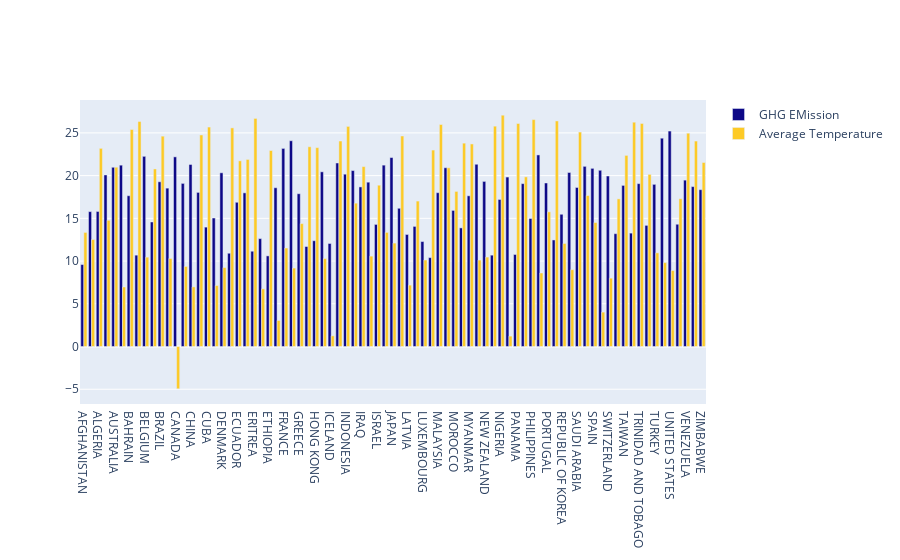

Notebook code for this chart:
### Code cell
fig = go.Figure()
fig.add_trace(go.Bar(
    x=df["Country"],
    y=np.log(df["GHG"]),
    name="GHG EMission",
    marker_color='#0d0887'
))
fig.add_trace(go.Bar(
    x=df["Country"],
    y=df["AverageTemperature"],
    name="Average Temperature",
    marker_color='#fdca26'
))

### Figure 1 — Plotly figure (JSON) as saved in the notebook; plotly's stock layout.template omitted (floating-point values rounded to 4 significant figures)
{"data": [{"marker": {"color": "#0d0887"}, "name": "GHG EMission", "type": "bar", "x": ["AFGHANISTAN", "ALBANIA", "ALGERIA", "ARGENTINA", "AUSTRALIA", "AUSTRIA", "BAHRAIN", "BARBADOS", "BELGIUM", "BOLIVIA", "BRAZIL", "BULGARIA", "CANADA", "CHILE", "CHINA", "COLOMBIA", "CUBA", "DEM. REP. KOREA", "DENMARK", "DOMINICAN REPUBLIC", "ECUADOR", "EGYPT", "ERITREA", "ESTONIA", "ETHIOPIA", "FINLAND", "FRANCE", "GERMANY", "GREECE", "GUATEMALA", "HONG KONG", "HUNGARY", "ICELAND", "INDIA", "INDONESIA", "IRAN", "IRAQ", "IRELAND", "ISRAEL", "ITALY", "JAPAN", "KUWAIT", "LATVIA", "LEBANON", "LUXEMBOURG", "MADAGASCAR", "MALAYSIA", "MEXICO", "MOROCCO", "MOZAMBIQUE", "MYANMAR", "NETHERLANDS", "NEW ZEALAND", "NICARAGUA", "NIGERIA", "NORWAY", "PANAMA", "PERU", "PHILIPPINES", "POLAND", "PORTUGAL", "QATAR", "REPUBLIC OF KOREA", "ROMANIA", "SAUDI ARABIA", "SOUTH AFRICA", "SPAIN", "SWEDEN", "SWITZERLAND", "SYRIA", "TAIWAN", "THAILAND", "TRINIDAD AND TOBAGO", "TUNISIA", "TURKEY", "UNITED KINGDOM", "UNITED STATES", "URUGUAY", "VENEZUELA", "VIETNAM", "ZIMBABWE"], "y": [9.593, 15.78, 15.8, 20.08, 20.97, 21.22, 17.65, 10.69, 22.25, 14.57, 19.28, 18.53, 22.19, 19.09, 21.31, 18.03, 13.97, 15.04, 20.33, 10.91, 16.88, 17.98, 11.15, 12.63, 10.6, 18.58, 23.18, 24.08, 17.88, 11.7, 12.38, 20.44, 12.06, 21.48, 20.17, 20.59, 18.68, 19.23, 14.29, 21.22, 22.11, 16.18, 13.11, 14.06, 12.28, 10.4, 18.0, 20.92, 15.93, 13.88, 17.64, 21.32, 19.32, 10.69, 17.21, 19.83, 10.77, 19.06, 14.98, 22.42, 19.14, 12.47, 15.47, 20.36, 18.61, 21.08, 20.85, 20.62, 19.95, 13.2, 18.85, 13.27, 19.06, 14.18, 18.98, 24.38, 25.21, 14.31, 19.47, 18.71, 18.35]}, {"marker": {"color": "#fdca26"}, "name": "Average Temperature", "type": "bar", "x": ["AFGHANISTAN", "ALBANIA", "ALGERIA", "ARGENTINA", "AUSTRALIA", "AUSTRIA", "BAHRAIN", "BARBADOS", "BELGIUM", "BOLIVIA", "BRAZIL", "BULGARIA", "CANADA", "CHILE", "CHINA", "COLOMBIA", "CUBA", "DEM. REP. KOREA", "DENMARK", "DOMINICAN REPUBLIC", "ECUADOR", "EGYPT", "ERITREA", "ESTONIA", "ETHIOPIA", "FINLAND", "FRANCE", "GERMANY", "GREECE", "GUATEMALA", "HONG KONG", "HUNGARY", "ICELAND", "INDIA", "INDONESIA", "IRAN", "IRAQ", "IRELAND", "ISRAEL", "ITALY", "JAPAN", "KUWAIT", "LATVIA", "LEBANON", "LUXEMBOURG", "MADAGASCAR", "MALAYSIA", "MEXICO", "MOROCCO", "MOZAMBIQUE", "MYANMAR", "NETHERLANDS", "NEW ZEALAND", "NICARAGUA", "NIGERIA", "NORWAY", "PANAMA", "PERU", "PHILIPPINES", "POLAND", "PORTUGAL", "QATAR", "REPUBLIC OF KOREA", "ROMANIA", "SAUDI ARABIA", "SOUTH AFRICA", "SPAIN", "SWEDEN", "SWITZERLAND", "SYRIA", "TAIWAN", "THAILAND", "TRINIDAD AND TOBAGO", "TUNISIA", "TURKEY", "UNITED KINGDOM", "UNITED STATES", "URUGUAY", "VENEZUELA", "VIETNAM", "ZIMBABWE"], "y": [13.35, 12.52, 23.19, 14.77, 20.98, 6.963, 25.4, 26.33, 10.45, 20.78, 24.62, 10.3, -4.949, 9.369, 6.976, 24.75, 25.68, 7.137, 9.237, 25.59, 21.73, 21.89, 26.69, 6.746, 22.94, 3.046, 11.53, 9.177, 14.38, 23.37, 23.27, 10.29, 1.248, 24.05, 25.76, 16.78, 21.05, 10.58, 18.88, 13.35, 12.1, 24.64, 7.182, 17.02, 10.12, 22.99, 25.98, 20.92, 18.15, 23.8, 23.71, 10.12, 10.46, 25.78, 27.07, 1.217, 26.1, 19.85, 26.55, 8.606, 15.76, 26.4, 12.06, 8.988, 25.1, 17.67, 14.51, 4.023, 7.996, 17.28, 22.36, 26.25, 26.1, 20.15, 10.96, 9.814, 8.888, 17.29, 24.96, 24.04, 21.54]}], "layout": {}}
